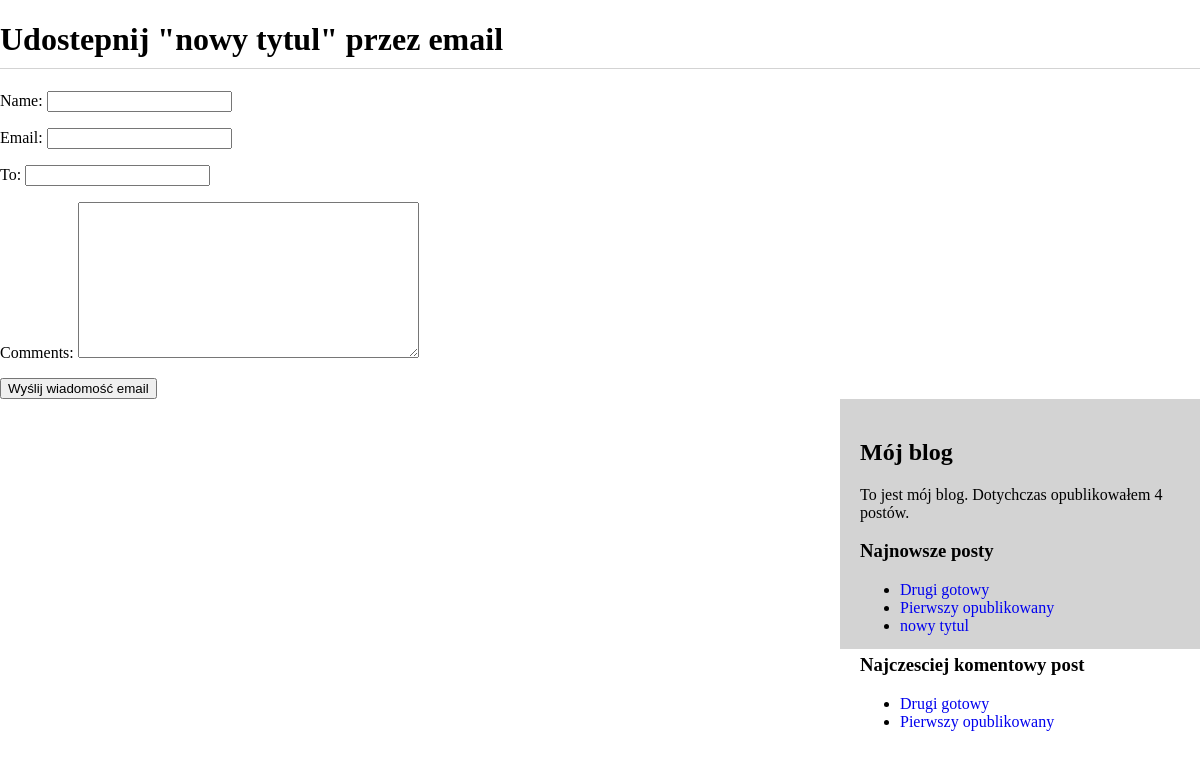
/blog/5/share/, run on an earlier commit of the app's database.
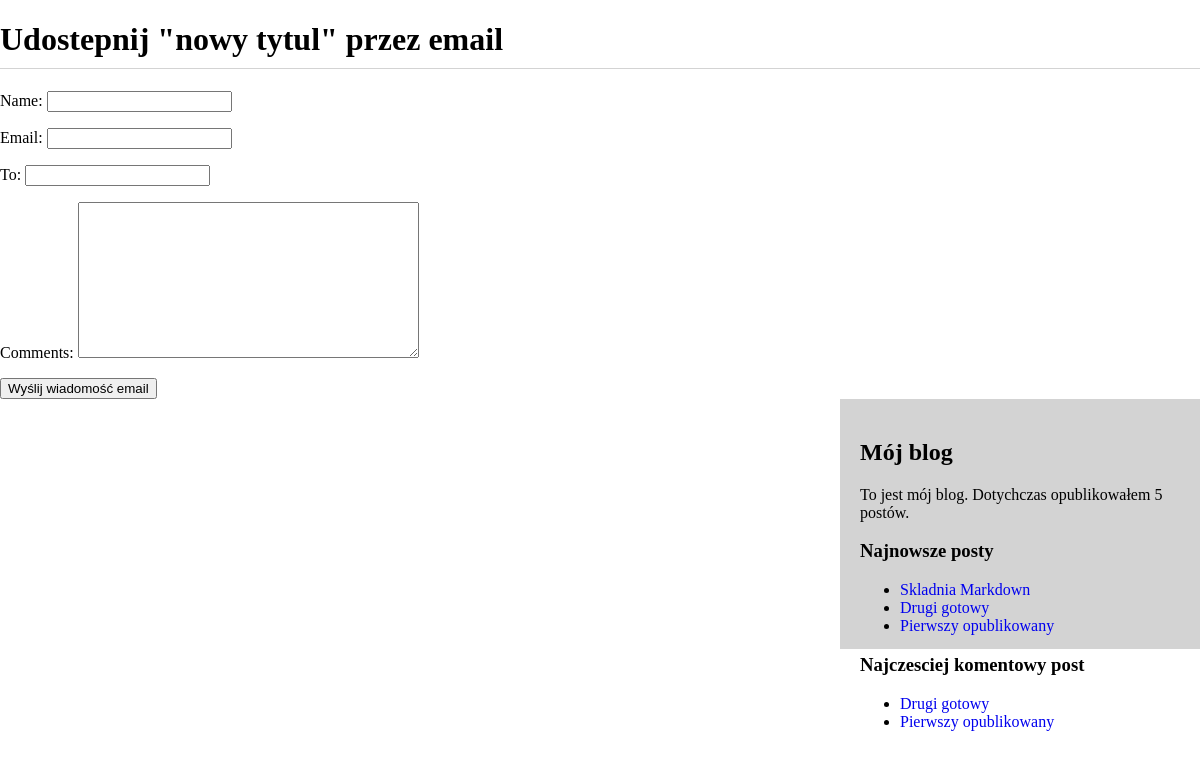
And on a later commit of the database.
### blog/models.py (models this page shows, shortened)
class Post(models.Model):
    STATUS_CHOICES = (
        ('draft','Draft'),
        ('published', 'Published'),
    )
    title = models.CharField(max_length=250)
    slug = models.SlugField(max_length=250, unique_for_date='publish')
    author = models.ForeignKey(User, on_delete=models.CASCADE, related_name='blog_posts')
    body = models.TextField()
    publish = models.DateTimeField(default=timezone.now)
    created = models.DateTimeField(auto_now_add=True)
    updated = models.DateTimeField(auto_now=True)
    status = models.CharField(max_length=10, choices=STATUS_CHOICES, default='draft')
    objects = models.Manager()              #manager domyslny
    published = PublishedManager()          #manager niestandardowy
    tags = TaggableManager()
    class Meta:
        ordering = ('-publish',)
    def get_absolute_url(self):
        return reverse('blog:post_detail',args=[self.publish.year, self.publish.strftime('%m'), self.publish.strftime('%d'), self.slug])

### blog/views.py (the view)
# urls.py: path('<int:post_id>/share/', views.post_share, name='post_share'),
def post_share(request, post_id):
    post = get_object_or_404(Post, id=post_id, status='published')
    sent = False
    if request.method == 'POST':
        form = EmailPostForm(request.POST)
        if form.is_valid():
            cd = form.cleaned_data
            post_url = request.build_absolute_url(post.get_absolute_url())
            subject = '{} ({}) zacheca do przeczyatania "{}"'.format(cd['name'], cd['email'], post.title)
            message = 'Przeczytaj post "{}" na stronie {}\n\n Komentarz dodany przez{}: {}'.format(post.title, post_url, cd['name'], cd['comments'])
            send_mail(subject, message, 'admin@myblog.com', [cd['to']])
            send = True
    else:
        form = EmailPostForm()
    return render(request, 'blog/post/share.html', {'post':post, 'form': form, 'sent': sent})

### blog/forms.py
class EmailPostForm(forms.Form):
    name = forms.CharField(max_length=25)
    email = forms.EmailField()
    to = forms.EmailField()
    comments = forms.CharField(required=False, widget=forms.Textarea)

### blog/models.py (called while the page is built)
    def get_queryset(self):
        return super(PublishedManager, self).get_queryset().filter(status='published')

### blog/templatetags/blog_tags.py (called while the page is built)
@register.simple_tag
def total_posts():
    return Post.published.count()

@register.inclusion_tag('blog/post/latest_posts.html')
def show_latest_posts(count=5):
    latest_posts = Post.published.order_by('-publish')[:count]
    return {'latest_posts':latest_posts}

@register.simple_tag
def get_most_commented_posts(count=5):
    return Post.published.annotate(total_comments=Count('comments')).order_by('-total_comments')[:count]

### blog/templates/blog/post/share.html (shortened to what this page needs)
{% extends "blog/base.html" %}
{% block content %}
    {% if sent %}
        <h1>Wiadomosc e-mail została wysłana</h1>
        <p>
            Wysyłanie posta "{{ post.title }} do {{cd.to}} zakończyło się sukcesem.
        </p>
    {% else %}
        <h1>Udostepnij "{{ post.title }}" przez email</h1>
        <form action="." method="post">
            {{ form.as_p }}
            <input type="submit" value="Wyślij wiadomość email">
        </form>
    {% endif %}
{% endblock %}

### blog/templates/blog/base.html (shortened to what this page needs)
{% load blog_tags %}
{% load static %}
<!DOCTYPE html>
<html lang="en">
<head>
    <link href="{% static 'blog.css' %}" rel="stylesheet">
</head>
<body>
    <div id="content">
        {% block content %}
        {% endblock %}
    </div>
    <div id="sidebar">
        <h2>Mój blog</h2>
        <p>To jest mój blog. Dotychczas opublikowałem {% total_posts %} postów. </p>
        <h3>Najnowsze posty</h3>
        {% show_latest_posts 3 %}
        <h3>Najczesciej komentowy post</h3>
        {% get_most_commented_posts 2 as most_commented_posts %}
        <ul>
            {% for most_commented_post in most_commented_posts %}
            <li>
                <a href="{{ most_commented_post.get_absolute_url }}">{{ most_commented_post.title }}</a>
            </li>
        {% endfor %}
        </ul>
    </div>
</body>
</html>

### blog/templates/blog/post/latest_posts.html
<ul>
    {% for post in latest_posts %}
        <li>
            <a href="{{ post.get_absolute_url }}" > {{ post.title }} </a>
        </li>
    {% endfor %}
</ul>

What changed in the data, as far as the page shows it:
no longer on one of the page's lists (row unchanged): Post: title "nowy tytul"
added Post: title "Skladnia Markdown", shown under "Najnowsze posty"
Also different on the page:
text no longer shown: "4"
text now shown: "5"
